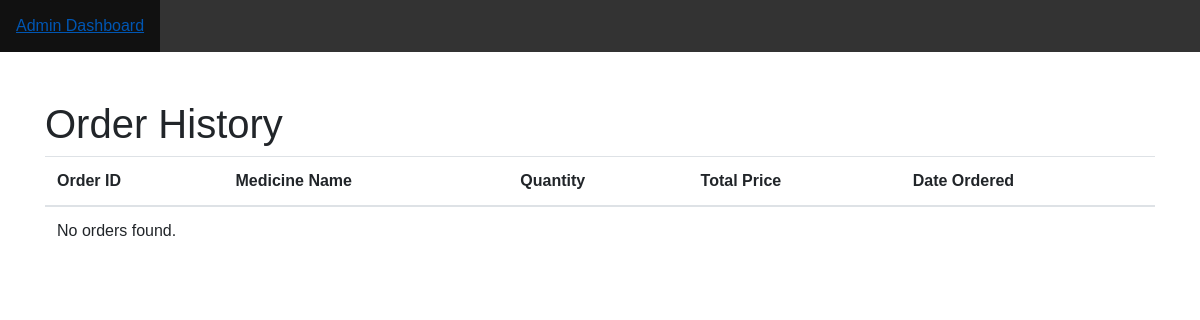
The page /order-history.php on the database as committed earlier.
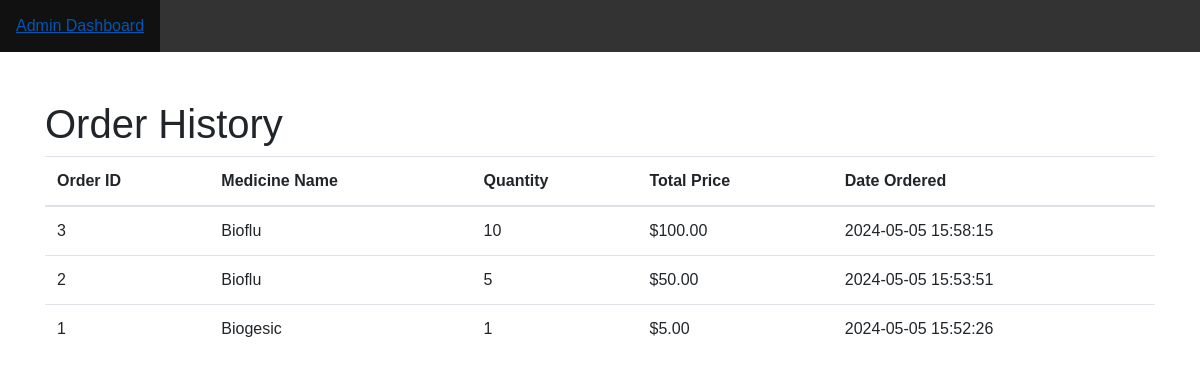
The same page on the database as committed later.
### tables this page shows
CREATE TABLE `orders` (
  `id` int(11) NOT NULL,
  `medicine_name` varchar(255) NOT NULL,
  `quantity` int(11) NOT NULL,
  `total_price` decimal(10,2) NOT NULL,
  `created_at` timestamp NOT NULL DEFAULT current_timestamp()
);

### order-history.php (the view, shortened to what this page needs)
<!DOCTYPE html>
<html lang="en">
<head>
    <link rel="stylesheet" href="https://stackpath.bootstrapcdn.com/bootstrap/4.5.2/css/bootstrap.min.css">
</head>
<body>
<ul>
        <li><a href="admin.php">Admin Dashboard</a></li>
        <div class="right" style="float: right;">
            <li>&nbsp;&nbsp;</li>
        </div>
    </ul>
    <div class="container mt-5">
        <h1>Order History</h1>
        <table class="table">
            <thead>
                <tr>
                    <th>Order ID</th>
                    <th>Medicine Name</th>
                    <th>Quantity</th>
                    <th>Total Price</th>
                    <th>Date Ordered</th>
                </tr>
            </thead>
            <tbody>
                <?php
                include 'connector.php';
                $sql = "SELECT * FROM orders ORDER BY created_at DESC";
                $result = mysqli_query($conn, $sql);
                if (mysqli_num_rows($result) > 0) {
                    while ($row = mysqli_fetch_assoc($result)) {
                        ?>
                        <tr>
                            <td><?php echo $row["id"]; ?></td>
                            <td><?php echo $row["medicine_name"]; ?></td>
                            <td><?php echo $row["quantity"]; ?></td>
                            <td>$<?php echo number_format($row["total_price"], 2); ?></td>
                            <td><?php echo $row["created_at"]; ?></td>
                        </tr>
                        <?php
                    }
                } else {
                    echo "<tr><td colspan='5'>No orders found.</td></tr>";
                }
                ?>
            </tbody>
        </table>
    </div>
</body>
</html>

### order-history.php (style rules this page uses)
ul { list-style-type: none; margin: 0; padding: 0; overflow: hidden; background-color: #333; }
li { float: none; display: inline-block; }
li a { display: inline-block; color: white; text-align: left; padding: 14px 16px; text-decoration: none; }
body { margin: 0; font-family: Arial, sans-serif; }

Rows that differ between the two databases and show on the page:
added orders: id "3", medicine_name "Bioflu", quantity "10", total_price "100.00", created_at "2024-05-05 15:58:15"
added orders: id "2", medicine_name "Bioflu", quantity "5", total_price "50.00", created_at "2024-05-05 15:53:51"
added orders: id "1", medicine_name "Biogesic", quantity "1", total_price "5.00", created_at "2024-05-05 15:52:26"
Other text that changed with them:
text no longer shown: "No orders found."
